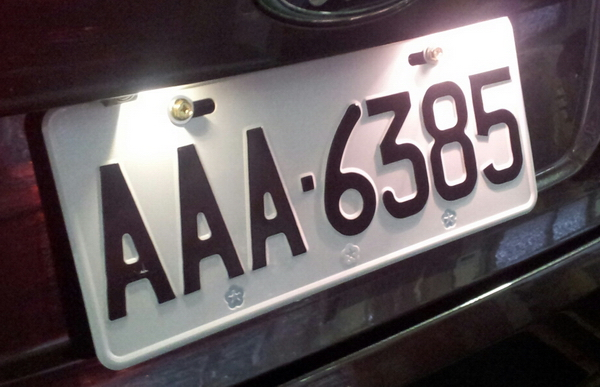
#> input picture 1357608839.jpg, 600 x 387 px
$ python ex08.py
#> lines starting #> are read from the running program, lines starting #| are printed output that depends on the picture; after the words box and inside, x2 and y2 are one past the last pixel; in counts of white or black regions, pixels touching at a corner belong together
# OpenCV的形態學轉換
# 讀圖
# Import only if not previously imported
import cv2
import numpy as np
img1 = cv2.imread("1357608839.jpg", 0)  # (flag = 0 or 1 or -1)
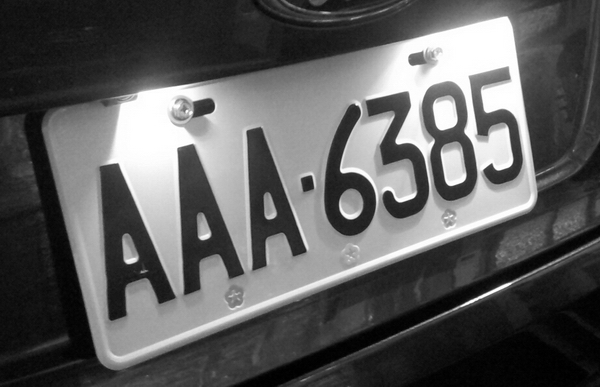
#> img1: shape (387, 600); min 0, max 255, mean 92.3
ret, img = cv2.threshold(img1, 50, 255, cv2.THRESH_BINARY)
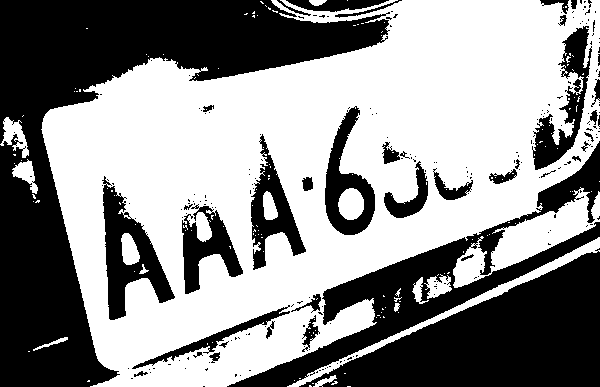
#> img: shape (387, 600); 56.3% white; 226 black regions (187 under 20 px), largest, box (x1, y1, x2, y2) and area: (0, 0, 390, 387) 45736, (299, 248, 600, 387) 21017, (227, 141, 600, 387) 14122
cv2.imshow("img", img)

# 設定捲積核
kernel = np.ones((3, 3), np.uint8)

# 侵蝕erode
erode = cv2.erode(img, kernel)
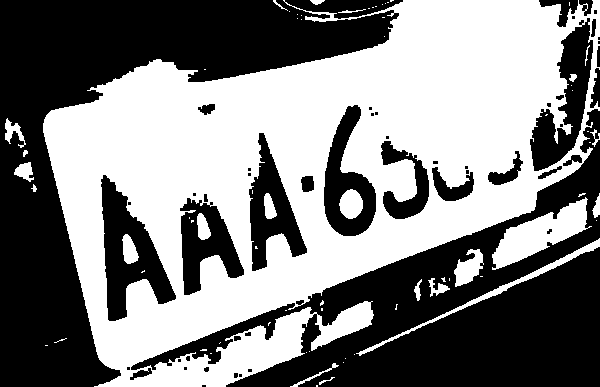
#> erode: shape (387, 600); 50.6% white; 51 black regions (26 under 20 px), largest, box (x1, y1, x2, y2) and area: (0, 0, 403, 387) 49247, (131, 109, 600, 387) 41972, (101, 175, 176, 321) 4844
cv2.imshow("erode", erode)
# 擴張dilate
dilate = cv2.dilate(img, kernel)
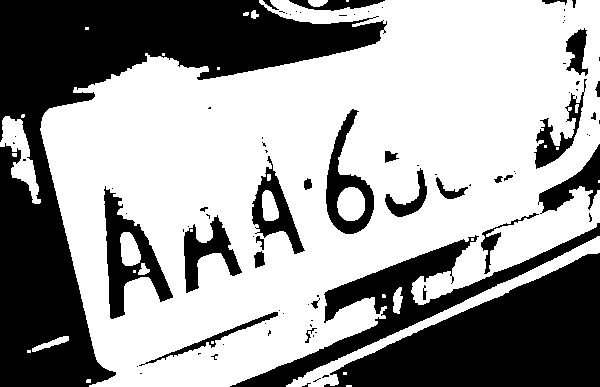
#> dilate: shape (387, 600); 61.6% white; 88 black regions (58 under 20 px), largest, box (x1, y1, x2, y2) and area: (0, 0, 387, 387) 43507, (324, 253, 600, 387) 20407, (230, 223, 600, 387) 9435
cv2.imshow("dilate", dilate)
# 開運算 erode->dilate
open = cv2.morphologyEx(img, cv2.MORPH_OPEN, kernel)
#> open: shape (387, 600); 55.2% white; 94 black regions (69 under 20 px), largest, box (x1, y1, x2, y2) and area: (0, 0, 392, 387) 46279, (132, 141, 600, 387) 37570, (102, 176, 175, 320) 4222
cv2.imshow("open", open)
# 閉運算 dilate->erode
close = cv2.morphologyEx(img, cv2.MORPH_CLOSE, kernel)
#> close: shape (387, 600); 57.5% white; 54 black regions (23 under 20 px), largest, box (x1, y1, x2, y2) and area: (0, 0, 388, 387) 45449, (301, 252, 600, 387) 20966, (229, 222, 600, 387) 11096
cv2.imshow("close", close)
# 梯度運算 erode 跟 dialte 的差值
gradient = cv2.morphologyEx(img, cv2.MORPH_GRADIENT, kernel)
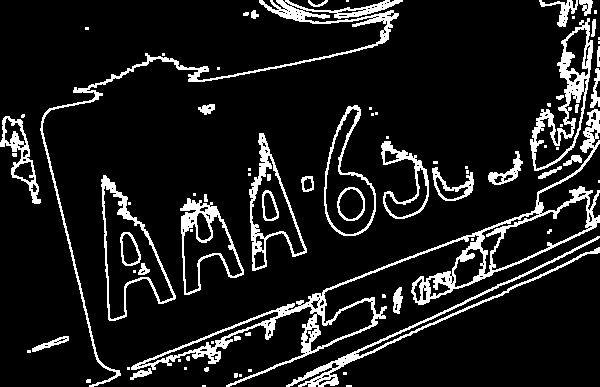
#> gradient: shape (387, 600); 11% white; 82 white regions (44 under 20 px), largest, box (x1, y1, x2, y2) and area: (131, 109, 600, 387) 6895, (40, 0, 403, 387) 3778, (530, 18, 593, 171) 2218
cv2.imshow("gradient", gradient)
# 禮帽 原圖和開運算的差值
tophat = cv2.morphologyEx(img, cv2.MORPH_TOPHAT, kernel)
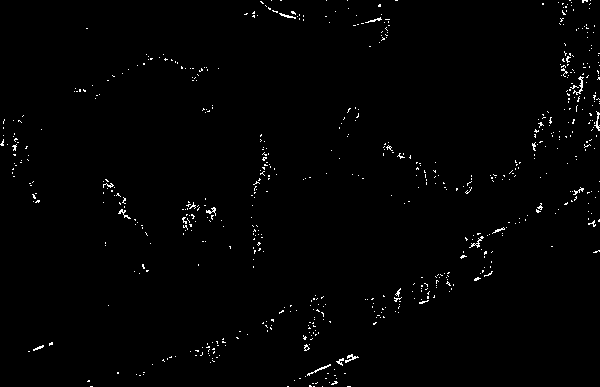
#> tophat: shape (387, 600); 1.1% white in thin lines or dots
cv2.imshow("tophat", tophat)
# 黑帽 原圖和閉運算的差值
blackhat = cv2.morphologyEx(img, cv2.MORPH_BLACKHAT, kernel)
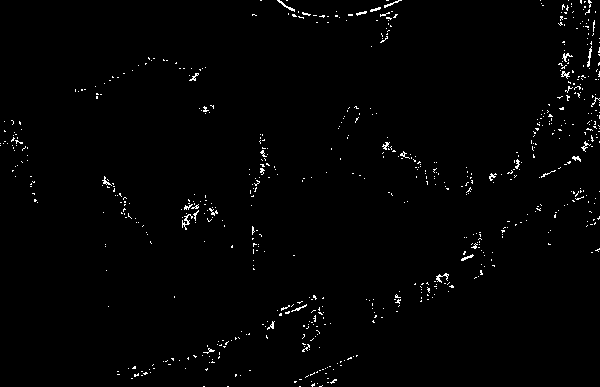
#> blackhat: shape (387, 600); 1.2% white in thin lines or dots
cv2.imshow("bloack", blackhat)
# 顯示
cv2.waitKey(0)
cv2.destroyAllWindows()
